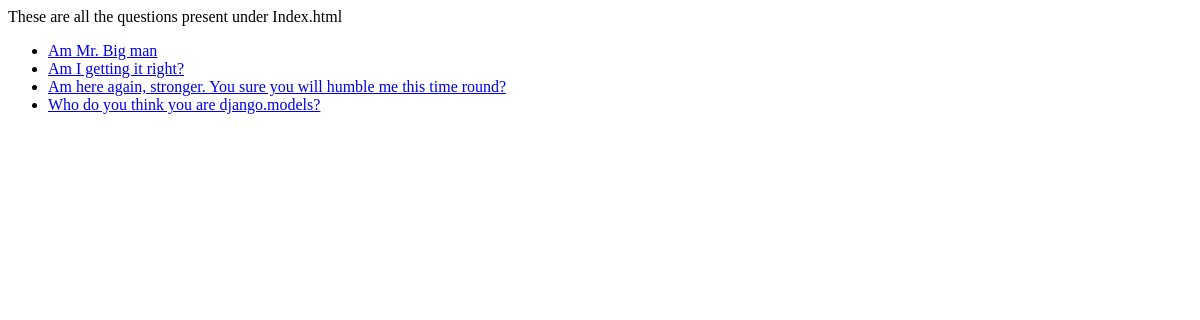
/, run on an earlier commit of the app's database.
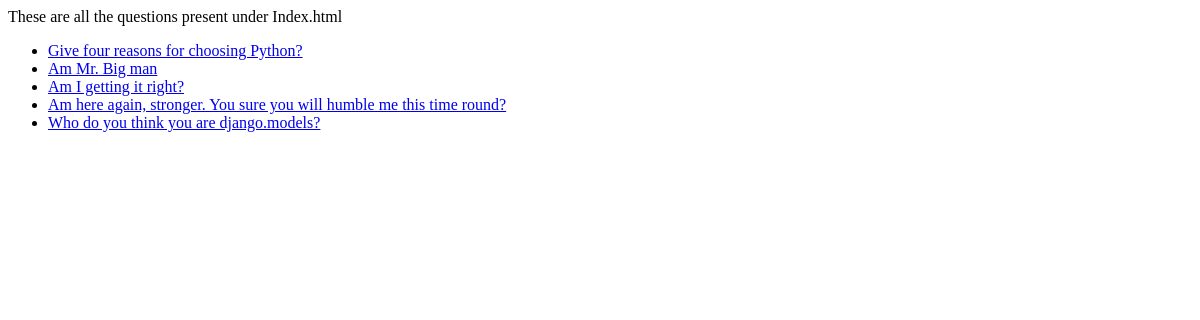
And on a later commit of the database.
### bookshop/models.py (models this page shows, shortened)
class Question(models.Model):
    question_txt=models.CharField("Question Text", max_length=200)
    pub_date=models.DateTimeField("date published")

### bookshop/views.py (the view)
# urls.py: path('', views.questions, name="question"), # Launch to all question
def questions(request):
    latest_quiz_list=Question.objects.order_by('-pub_date')[:5]
    return render(request, "bookshop/index.html", {
        "latest_quiz_list": latest_quiz_list,
    })

### bookshop/templates/bookshop/index.html (shortened to what this page needs)
<!DOCTYPE html>
<html>
    <head>
        <link rel="stylesheet" href="">
    </head>
    <body>
These are all the questions present under Index.html
        {% if latest_quiz_list %}
    <ul>
    {% for question in latest_quiz_list %}
       <li><a href="{% url 'bookshop:each_quiz' question.id %}">{{ question.question_txt }}</a></li>
    {% endfor %}
    </ul>
{% else %}
    <p>No polls are available.</p>
{% endif %}
    </body>
</html>

What changed in the data, as far as the page shows it:
added Question: question_txt "Give four reasons for choosing Python?"
